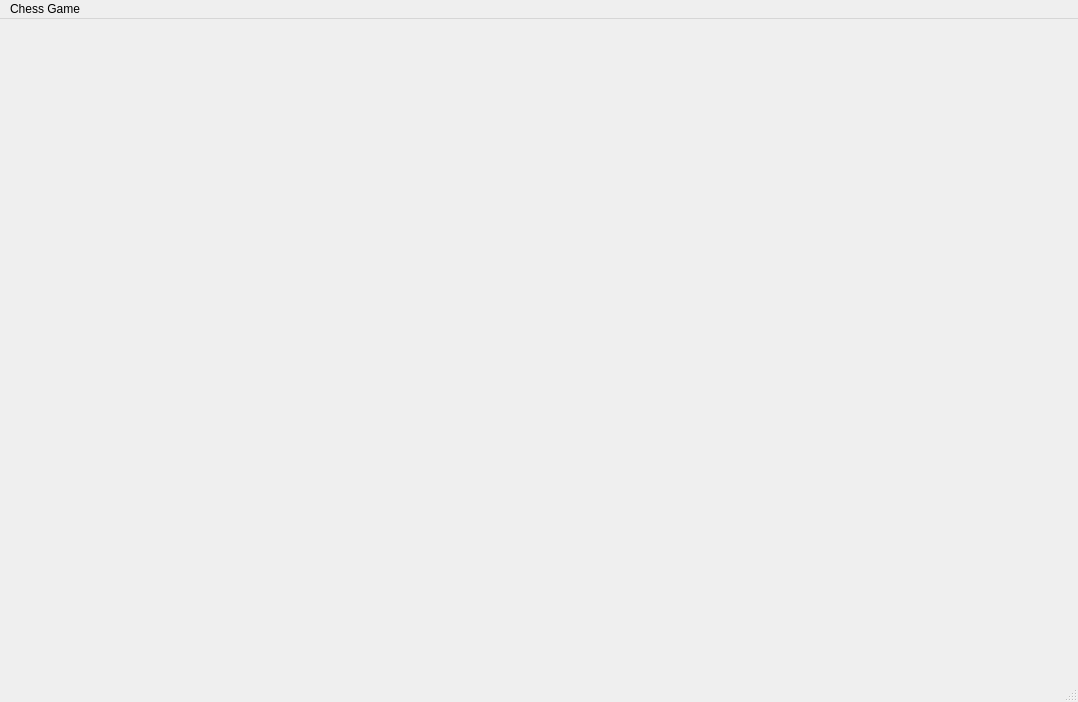
<?xml version="1.0" encoding="UTF-8"?>
<ui version="4.0">
 <class>MainWindow</class>
 <widget class="QMainWindow" name="MainWindow">
  <property name="geometry">
   <rect>
    <x>0</x>
    <y>0</y>
    <width>1078</width>
    <height>702</height>
   </rect>
  </property>
  <property name="windowTitle">
   <string>MainWindow</string>
  </property>
  <widget class="QWidget" name="centralwidget"/>
  <widget class="QMenuBar" name="menubar">
   <property name="geometry">
    <rect>
     <x>0</x>
     <y>0</y>
     <width>1078</width>
     <height>25</height>
    </rect>
   </property>
   <widget class="QMenu" name="menuChess_Game">
    <property name="title">
     <string>Chess Game</string>
    </property>
   </widget>
   <addaction name="menuChess_Game"/>
  </widget>
  <widget class="QStatusBar" name="statusbar"/>
 </widget>
 <resources/>
 <connections/>
</ui>
